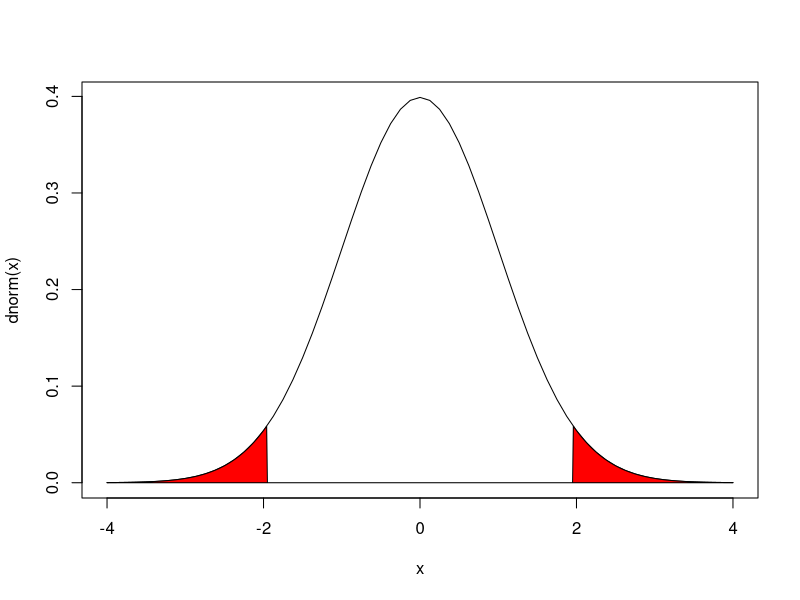
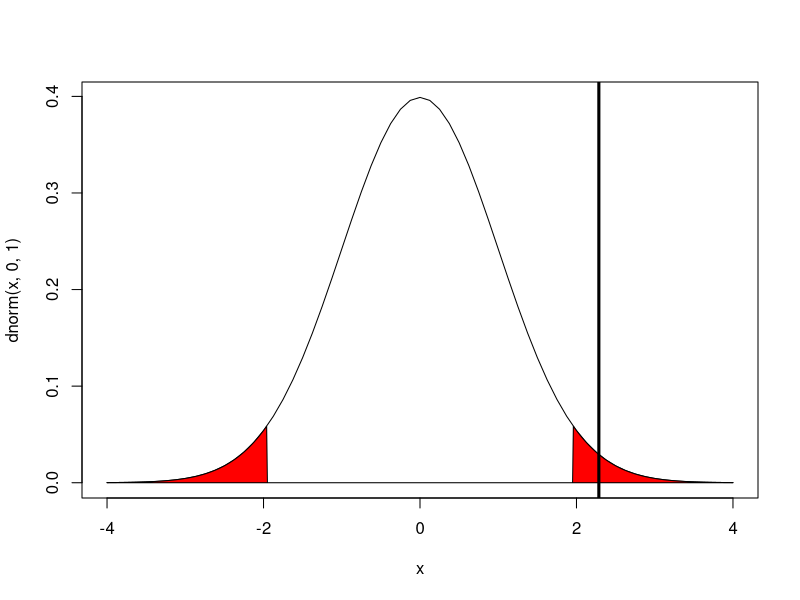
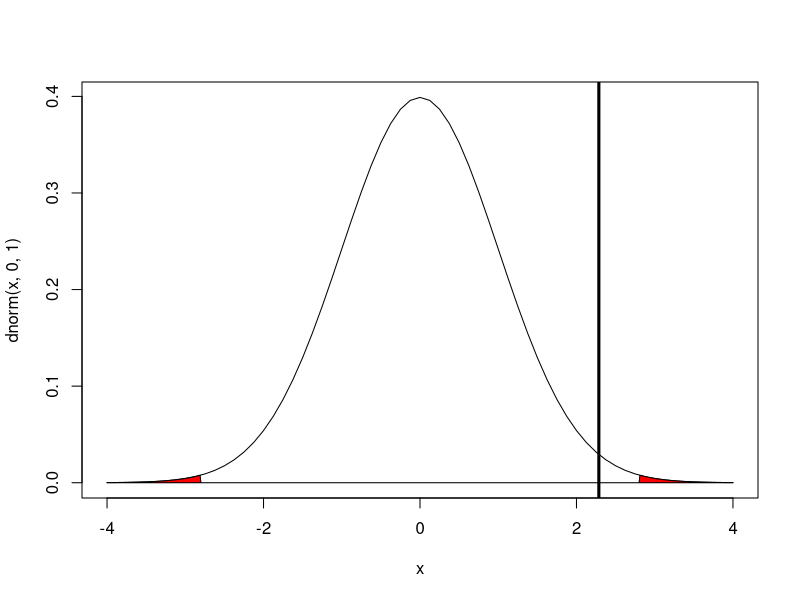

Reproduce these figures in R, in order.
## ---- chunk 1
firs <- read.csv('DouglasFirs 2022.csv')
diameters <- firs$diameters
# print(firs)
# plot(firs$treecode, firs$diameters)
# hist(diameters)
# plot(density(diameters))
## ---- chunk 2
dia_mean <- signif(mean(diameters),3)
dia_std <- signif(sd(diameters), 3)
dia_n <- signif(length(diameters), 3)
library(glue)
glue('Mean: {dia_mean}; STD: {dia_std}; Sample Size: {dia_n}')
## ---- chunk 3
dia_se <- dia_std / sqrt(dia_n)

Z <- qnorm(0.95)
cil90 <- signif(dia_mean - Z*dia_se, 3)
ciu90 <- signif(dia_mean + Z*dia_se, 3)

Z <- qnorm(0.975)
print(Z)
cil95 <- signif(dia_mean - Z*dia_se, 3)
ciu95 <- signif(dia_mean + Z*dia_se, 3)

Z <- qnorm(0.995)
cil99 <- signif(dia_mean - Z*dia_se, 3)
ciu99 <- signif(dia_mean + Z*dia_se, 3)
glue('90% CI [{cil90},{ciu90}]; 95% CI [{cil95},{ciu95}]; 99% CI [{cil99},{ciu99}]')
## ---- chunk 4
mean <- 27
samp_std <- 11
n <- 22

se <- samp_std / sqrt(n)
t <- qt(0.95,df = 21)

cil95 <- (mean - t) / se
ciu95 <- (mean + t) / se
print(cil95)
print(ciu95)
print(ciu95 - cil95)
## ---- chunk 5
alpha = 0.05
# define rejection regions
rej_left <- qnorm(alpha/2, 0,1)
rej_right <- qnorm(alpha/2, 0,1, lower.tail = FALSE)
print(rej_left)
#plot the curve with rejection regions
x <- seq(-4,4,length.out = length(diameters))
plot(
  x, 
  y = dnorm(x),
  type = 'l')

## x and y for the whole area
xReject <- c(seq(-4,4,by=0.01))
yReject <- dnorm(xReject, 0, 1)

yReject[xReject > rej_left & xReject < rej_right] <- 0

polygon(c(xReject,xReject[length(xReject)],xReject[1]),
        c(yReject,0, 0), col='red')
## ---- chunk 6
mu <- 88.5                              # null hyp pop mean
dia_se <- dia_std / sqrt(dia_n)         # standard error
dia_Z <- (dia_mean - mu) / dia_se       # Z statistic

#plot the curve with rejection regions
x <- seq(-4,4,length.out = length(diameters))
plot(
  x, 
  y = dnorm(x,0,1),
  type = 'l')
## x and y for the whole area
xReject <- c(seq(-4,4,by=0.01))
yReject <- dnorm(xReject,0,1)

yReject[xReject > rej_left & xReject < rej_right] <- 0

polygon(c(xReject,xReject[length(xReject)],xReject[1]),
        c(yReject,0, 0), col='red')

# plot test statistic
abline(v = dia_Z, col = 'black', lwd = 3)
## ---- chunk 7
p_left <- pnorm(dia_Z,0,1,lower.tail = FALSE)      # left rejection region

p <- 2 * p_left                         # p value for a two tail test
print(p)
## ---- chunk 8
alpha = 0.005
# define rejection regions
rej_left <- qnorm(alpha/2, 0,1)
print(rej_left)
rej_right <- qnorm(alpha/2, 0,1, lower.tail = FALSE)
mu <- 88.5                              # null hyp pop mean
dia_se <- dia_std / sqrt(dia_n)         # standard error
dia_Z <- (dia_mean - mu) / dia_se       # Z statistic

#plot the curve with rejection regions
x <- seq(-4,4,length.out = length(diameters))
plot(
  x, 
  y = dnorm(x,0,1),
  type = 'l')
## x and y for the whole area
xReject <- c(seq(-4,4,by=0.01))
yReject <- dnorm(xReject,0,1)

yReject[xReject > rej_left & xReject < rej_right] <- 0

polygon(c(xReject,xReject[length(xReject)],xReject[1]),
        c(yReject,0, 0), col='red')

# plot test statistic
abline(v = dia_Z, col = 'black', lwd = 3)
## ---- chunk 9
# p_left <- pt(-dia_t, df = dia_dof)      # left rejection region
p_left <- pnorm(dia_Z, 0, 1, lower.tail =FALSE )
p <- 2 * p_left                         # p value for a two tail test
print(signif(p,2))
